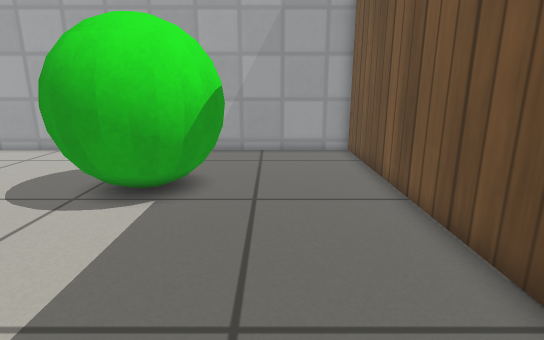
[1] (above)

16 first-person views from a walk through a Gazebo world. The camera is 0.59 m above the floor, tilts 14° down and sees 80° across. The floor is counted in squares, 0.2 m on a side. Each view is taken from the middle of a square. On the plan, view 1 faces up. The plan holds only what a view shows up to about 20 squares ahead; the rest is blank. Simple patterns stand in for the simulator's built-in surfaces.

[2]
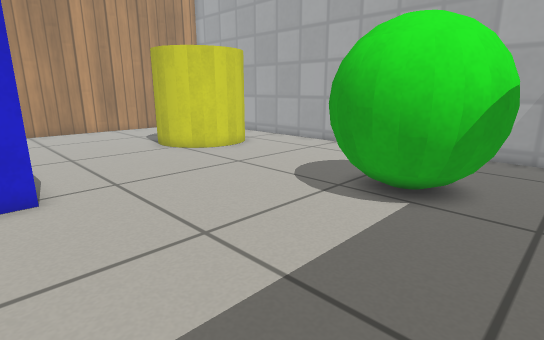

[3]
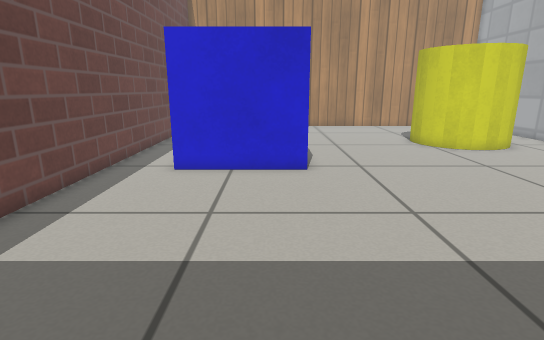

[4]
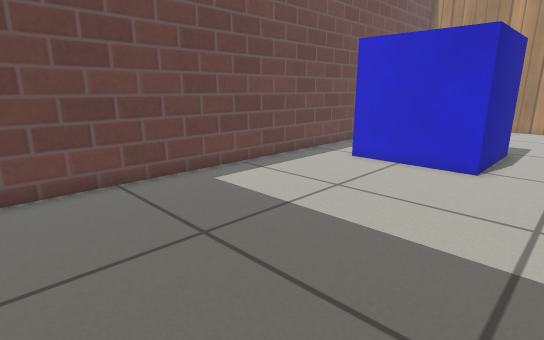

[5]
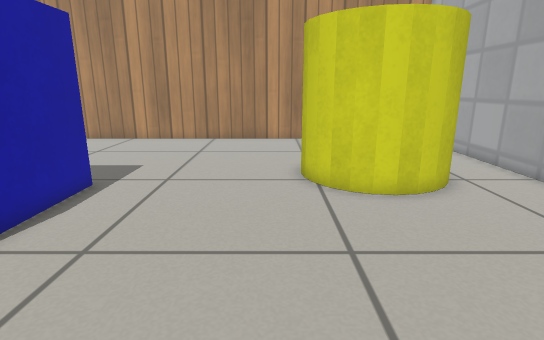

[6]
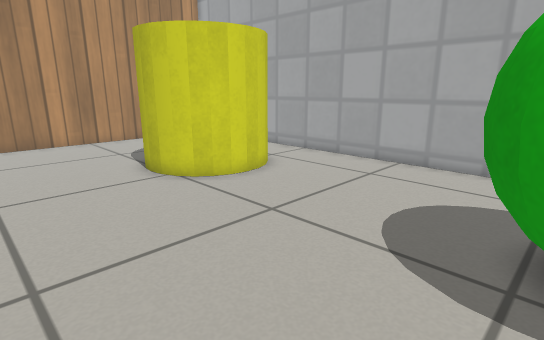

[7]
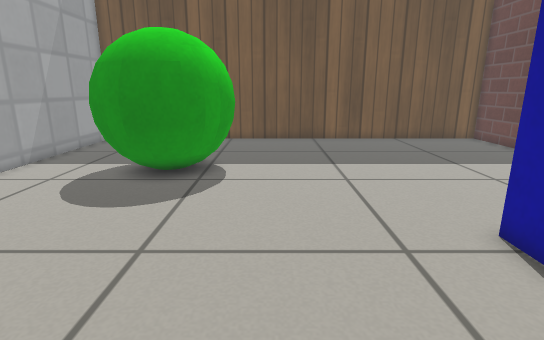

[8]
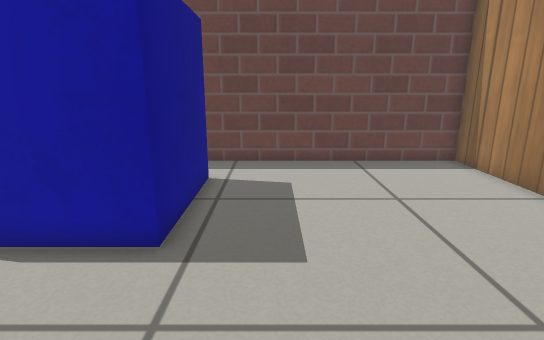

[9]
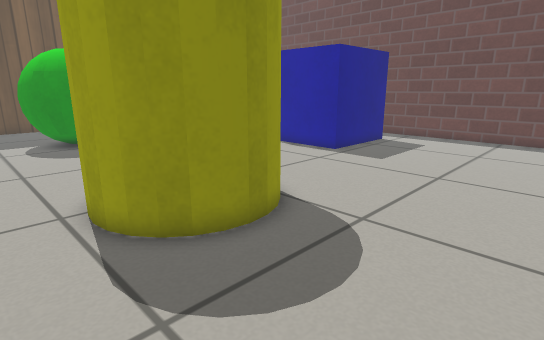

[10]
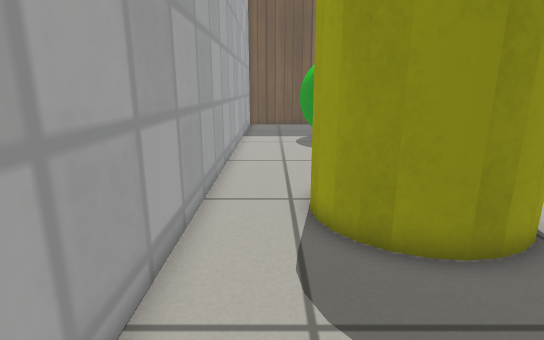

[11]
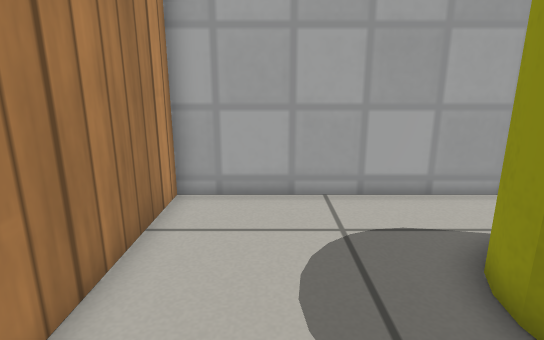

[12]
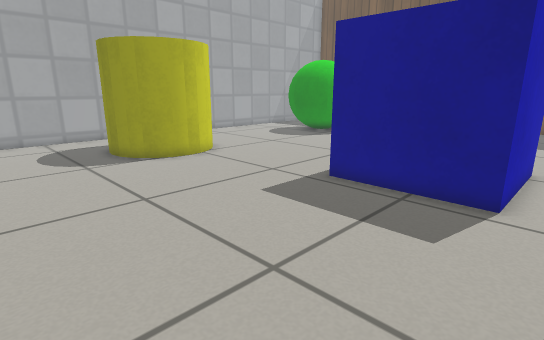

[13]
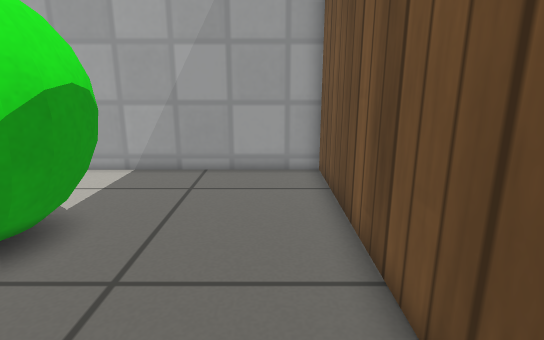

[14]
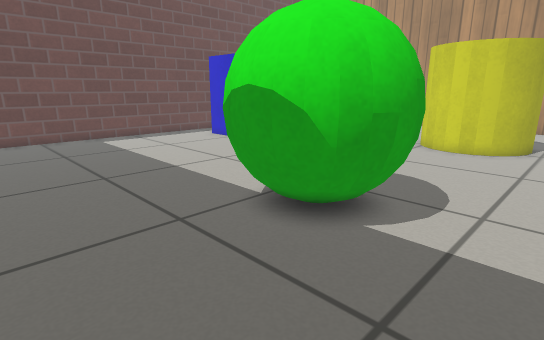

[15]
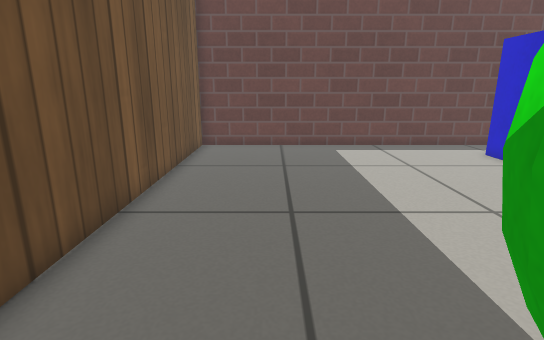

[16]
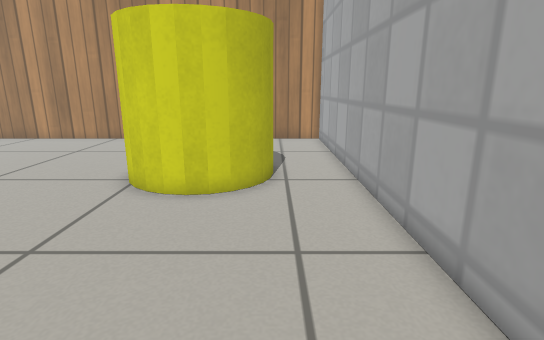

### Floor plan
Key: @ floor where view 1 was taken; # wall or solid block; . floor; B green ball; C yellow cylinder; L blue box.
Columns run from 25 left of view 1 to 4 right of it. Each row starts with its distance up from view 1.
 16 ##############################
 15 #............................#
 14 #............................#
 13 #.......CCC..................#
 12 #......C  CC........BBB......#
 11 #.....CC   C.......BBBBB.....#
 10 #.....CC   C.......BB BB.....#
  9 #......C  C........BBBBB.....#
  8 #.......CC..........BBBB.....#
  7 #............................#
  6 #............................#
  5 #............................#
  4 #............................#
  3 #............................#
  2 #............................#
  1 #.........LLLLLL.............#
  0 #.........L    L.........@...#
 -1 #.........L    L.............#
 -2 #.........L    L.............#
 -3 #.........LLLLLL.............#
 -4 #............................#
 -5 #............................#
 -6 #............................#
 -7 ##############################

Where each view was taken, in squares from view 1:
view 1: 0 up, 0 right, facing up
view 2: 0 up, 0 right, facing up-left
view 3: 0 up, 2 right, facing left
view 4: 4 up, 3 right, facing down-left
view 5: 7 up, 5 left, facing left
view 6: 3 up, 5 left, facing up-left
view 7: 6 up, 16 left, facing right
view 8: 7 up, 17 left, facing down
view 9: 15 up, 24 left, facing down-right
view 10: 14 up, 24 left, facing right
view 11: 7 up, 22 left, facing up
view 12: 5 down, 24 left, facing up-right
view 13: 4 up, 2 right, facing up
view 14: 15 up, 3 right, facing down-left
view 15: 11 up, 0 right, facing down
view 16: 13 up, 5 left, facing left
